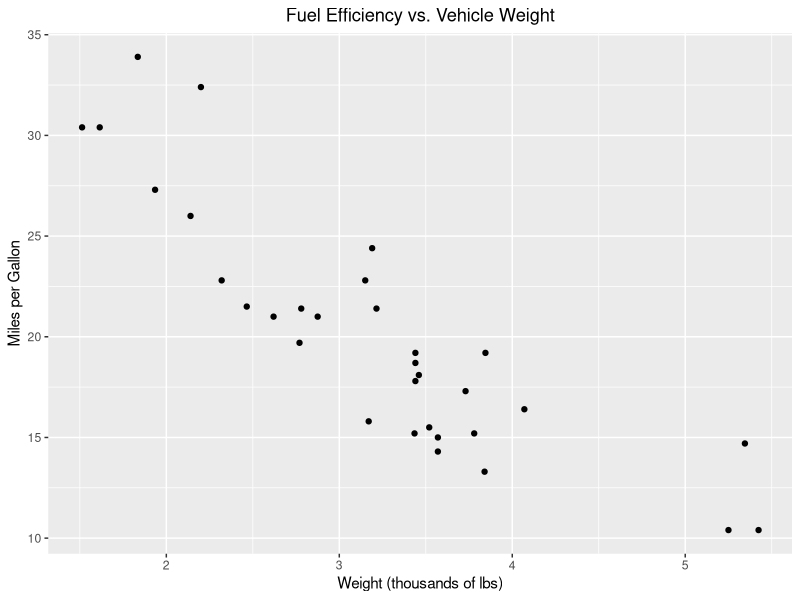
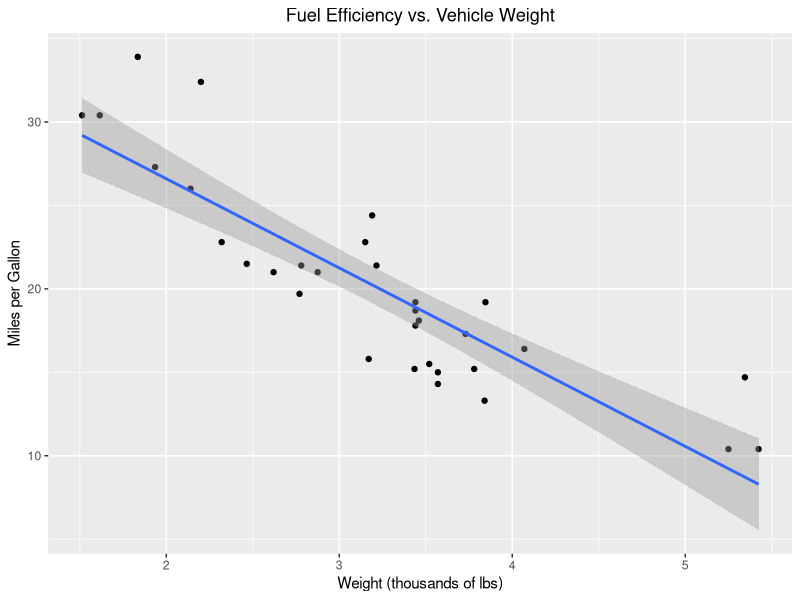

These charts were generated, in order, by the following R code:
## ---- chunk 1
rm(list = ls())
library(tidyverse)
data(mtcars)
## ---- chunk 2
# First graph
ggplot(mtcars, aes(x = wt, y = mpg)) +
  geom_point() +
  xlab("Weight (thousands of lbs)") +
  ylab("Miles per Gallon") + 
  ggtitle("Fuel Efficiency vs. Vehicle Weight") +
  theme(plot.title = element_text(hjust = 0.5))
## ---- chunk 3
# Adding line of best fit
ggplot(mtcars, aes(x = wt, y = mpg)) +
  geom_point() +
  geom_smooth(method = "lm") +
  xlab("Weight (thousands of lbs)") +
  ylab("Miles per Gallon") + 
  ggtitle("Fuel Efficiency vs. Vehicle Weight") +
  theme(plot.title = element_text(hjust = 0.5))
## ---- chunk 4
xbar = mean(mtcars$wt) # Storing average weight value
ybar = mean(mtcars$mpg) # Storing average mpg value

cat("Mean Weight:", xbar,
    "\nMean MPG:", ybar)  
## ---- chunk 5
SSTx = sum((mtcars$wt - xbar)^2) # Storing sum of squares for weight
SSTx
## ---- chunk 6
numerator = sum((mtcars$wt - xbar) * (mtcars$mpg - ybar)) # Creation of numerator variable
numerator
## ---- chunk 7
ols.slope = numerator / SSTx # Creation of slope variable
ols.slope
## ---- chunk 8
ols.inter = ybar - (ols.slope * xbar) # Calculating intercept
ols.inter
## ---- chunk 9
cov(mtcars$wt, mtcars$mpg) / var(mtcars$wt) # Verifying results
## ---- chunk 10
mpg.wt.model = lm(mpg ~ wt, data = mtcars) # Creation of regression model
summary(mpg.wt.model) # Summary of regression model
